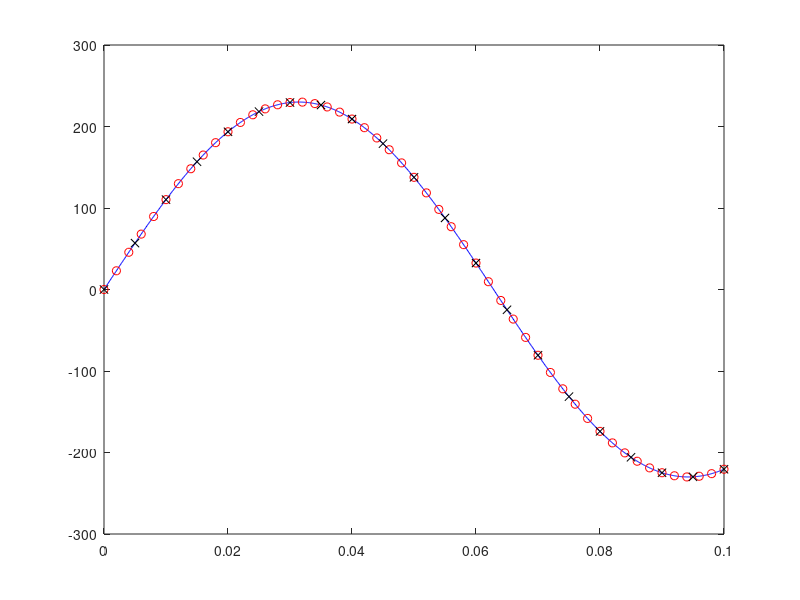

Source code (MATLAB):
close all;
clearvars;
clc;

%% Input parameters
amplitude = 230; % [V]
sine_frequency = 50; % [Hz]
end_time = 0.1; % [s]

%% Setting up the sine
sine = @(t) amplitude * sin(t * sine_frequency);

%% Sampling and display
figure;
plot(0:1/10000:end_time, sine(0:1/10000:end_time), "b-", ...
    0:1/500:end_time, sine(0:1/500:end_time), "ro", ...
    0:1/200:end_time, sine(0:1/200:end_time), "kx");